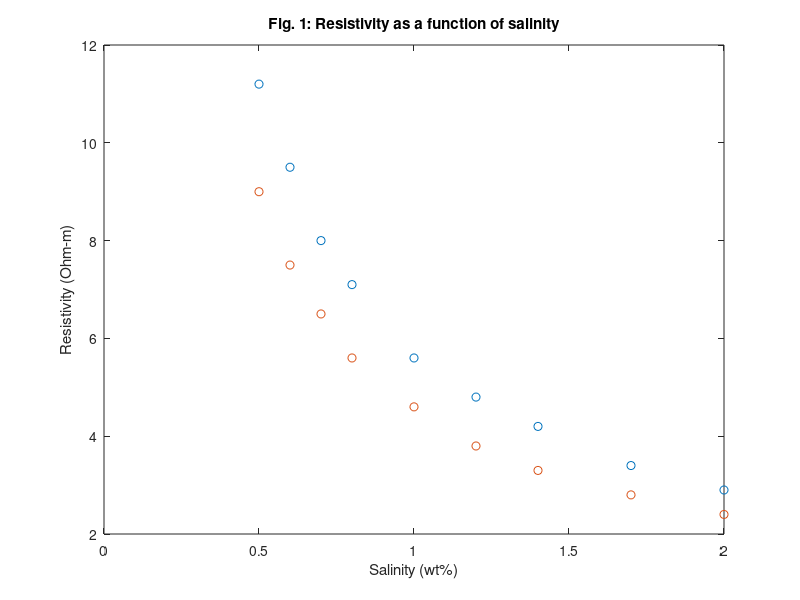
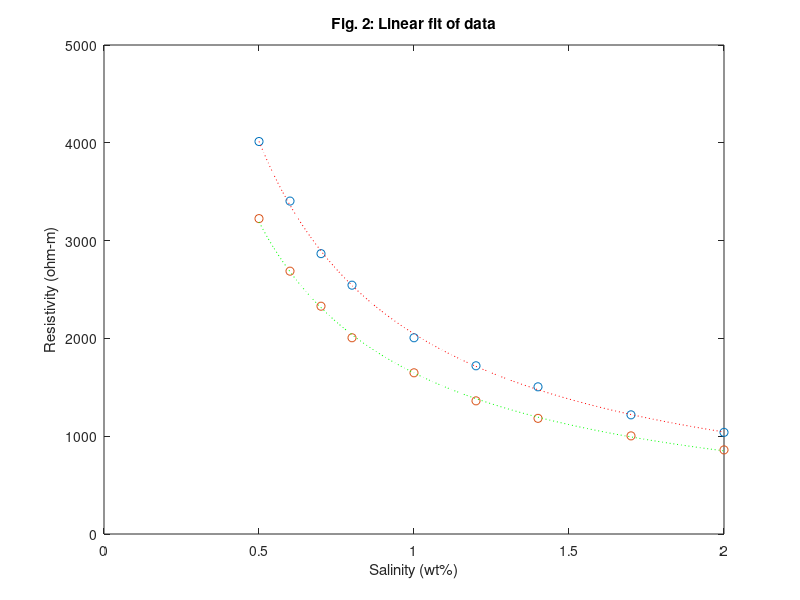
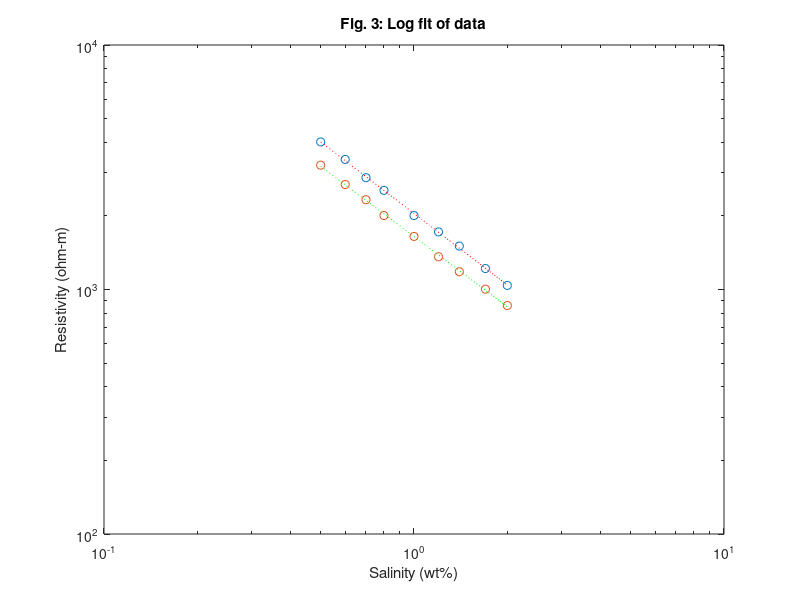
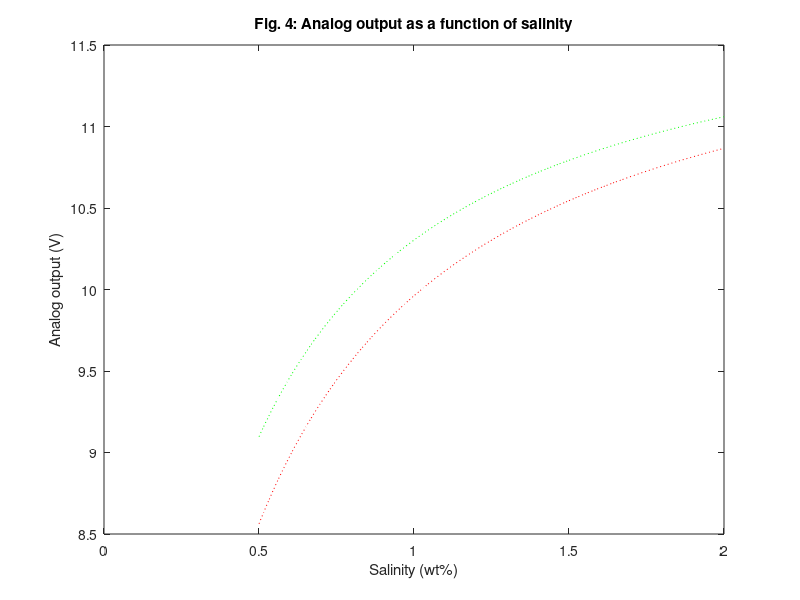

These charts were generated, in order, by the following MATLAB code:
function salinity_model
% salinity_model  Use salinity data from Schlumberger to predict resistance
%                 of the salinity sensor in the ME 121 fish tank

% -- Resistivity data at 20C and 30C.  Sppm is salinity in parts per million
Sppm  = [ 500  600  700  800  1000  1200  1400  1700  2000];  % ppm
rho20 = [11.2  9.5  8.0  7.1   5.6   4.8   4.2   3.4   2.9];  % Ohm-m at 20C
rho30 = [ 9.0  7.5  6.5  5.6   4.6   3.8   3.3   2.8   2.4];  % Ohm-m at 30C

% Convert salinity data from ppm to wt_percent
wt_percent = Sppm./1000;

plot(wt_percent,rho20,'o',wt_percent,rho30,'o');
xlabel('Salinity (wt%)');
ylabel('Resistivity (Ohm-m)');
title('Fig. 1: Resistivity as a function of salinity');

% Convert resisitivity to resistance
L = 0.020;      % Length between probes on the sensor
d = 0.00843;      % Interior diamter of the sensor
r = d/2;        % Converts dimater to radius
A = pi*r^2;     % Calculates cross-sectional area of the conductor
R20 = (rho20*L)/A;
R30 = (rho30*L)/A;

function [c,R2] = powfit(wt_percent,R20)
% expfit     Least squares fit of data to y = c1*x^c2
%
% Synopsis:  c = powfit(x,y)
%
% Input:     x,y = vectors of independent and dependent variable values
%
% Output:    c = vector of coefficients: y = c(1)*x^c(2)

logwt_percent = log(wt_percent(:));   %  transform x
logR20 = log(R20(:));   %  transform y

ct = polyfit(logwt_percent,logR20,1);  %  Line fit to transformed data
c = [exp(ct(2));  ct(1)];   %  Extract parameters from transformation

if nargout>1   %  Compute R^2 in the transformed space
  R2 = 1 - sum((logy - polyval(ct,logwt_percent)).^2)/sum((logR20 - mean(logR20)).^2);
end
end

% -- Curve fit resistance as function of salinity for rho20:  rho = c(1)*Sppm^c(2)
c = powfit(wt_percent, R20);                        %  powfit makes the curve fit
Sfit = linspace(min(wt_percent), max(wt_percent));  %  Generate a vector of 100 values
rho20fit = c(1)*Sfit.^c(2);                         %  Evaluate curve fit at each Sfit(i)

% -- Curve fit resistance as function of salinity for rho30:  rho = c(1)*Sppm^c(2)
c = powfit(wt_percent, R30);                        %  powfit makes the curve fit
Sfit = linspace(min(wt_percent), max(wt_percent));  %  Generate a vector of 100 values
rho30fit = c(1)*Sfit.^c(2);                         %  Evaluate curve fit at each Sfit(i)

% -- Plot on linear axes
figure
plot(wt_percent,R20,'o',Sfit,rho20fit,'r:')  % Origial data is 'o'; fit is red dotted
hold on;
plot(wt_percent,R30,'o',Sfit,rho30fit,'g:')  % Origial data is 'o'; fit is green dotted
hold off;
xlabel('Salinity (wt%)')
ylabel('Resistivity (ohm-m)')
title('Fig. 2: Linear fit of data')

% -- Make loglog plot of the same data
figure   %  open up new plot window
loglog(wt_percent,R20,'o',Sfit,rho20fit,'r:')  % Origial data is 'o'; fit is red dotted
hold on;
loglog(wt_percent,R30,'o',Sfit,rho30fit,'g:');  % Original data is 'o'; fit is green dotted
hold off;
xlabel('Salinity (wt%)')
ylabel('Resistivity (ohm-m)')
title('Fig. 3: Log fit of data')

% Computes voltage divider output
Vs = 12;    % Voltage input
Rf = 10000;    % Value of 10 kOhm resistor

v_out20 = Vs*(Rf./(Rf + rho20fit));
v_out30 = Vs*(Rf./(Rf + rho30fit));

% Plots voltage divider output versus salinity
figure
plot(Sfit,v_out20,'r:');
hold on;
plot(Sfit,v_out30,'g:'); 
hold off;
xlabel('Salinity (wt%)');
ylabel('Analog output (V)');
title('Fig. 4: Analog output as a function of salinity');


end
